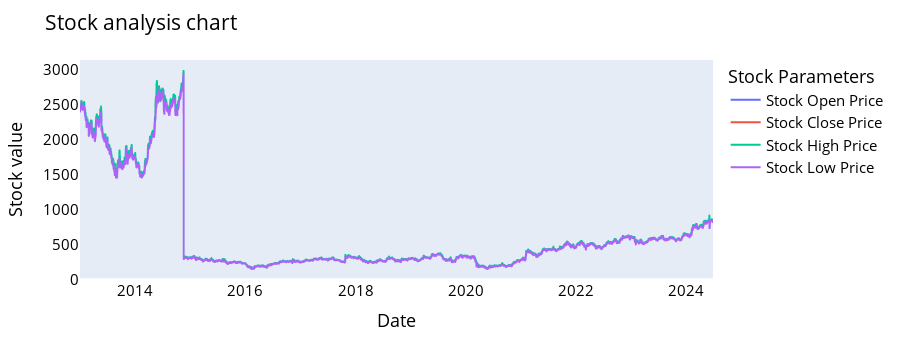

Notebook code cell kept with this figure:
### Code cell
names = cycle(['Stock Open Price','Stock Close Price','Stock High Price','Stock Low Price'])

fig = px.line(maindf, x=maindf.date, y=[maindf['open'], maindf['close'], 
                                          maindf['high'], maindf['low']],
             labels={'date': 'Date','value':'Stock value'})
fig.update_layout(title_text='Stock analysis chart', font_size=15, font_color='black',legend_title_text='Stock Parameters')
fig.for_each_trace(lambda t:  t.update(name = next(names)))
fig.update_xaxes(showgrid=False)
fig.update_yaxes(showgrid=False)

fig.show()

### Figure 1 — Plotly figure (JSON) as saved in the notebook; plotly's stock layout.template omitted (floating-point values rounded to 4 significant figures; data arrays with more than 128 entries replaced by an {"elided": "..."} marker saying what was removed)
{"data": [{"hovertemplate": "variable=open<br>Date=%{x}<br>Stock value=%{y}<extra></extra>", "legendgroup": "open", "line": {"color": "#636efa", "dash": "solid"}, "marker": {"symbol": "circle"}, "mode": "lines", "name": "Stock Open Price", "showlegend": true, "type": "scattergl", "x": {"elided": "2856 str values"}, "xaxis": "x", "y": {"elided": "2856 float values"}, "yaxis": "y"}, {"hovertemplate": "variable=close<br>Date=%{x}<br>Stock value=%{y}<extra></extra>", "legendgroup": "close", "line": {"color": "#EF553B", "dash": "solid"}, "marker": {"symbol": "circle"}, "mode": "lines", "name": "Stock Close Price", "showlegend": true, "type": "scattergl", "x": {"elided": "2856 str values"}, "xaxis": "x", "y": {"elided": "2856 float values"}, "yaxis": "y"}, {"hovertemplate": "variable=high<br>Date=%{x}<br>Stock value=%{y}<extra></extra>", "legendgroup": "high", "line": {"color": "#00cc96", "dash": "solid"}, "marker": {"symbol": "circle"}, "mode": "lines", "name": "Stock High Price", "showlegend": true, "type": "scattergl", "x": {"elided": "2856 str values"}, "xaxis": "x", "y": {"elided": "2856 float values"}, "yaxis": "y"}, {"hovertemplate": "variable=low<br>Date=%{x}<br>Stock value=%{y}<extra></extra>", "legendgroup": "low", "line": {"color": "#ab63fa", "dash": "solid"}, "marker": {"symbol": "circle"}, "mode": "lines", "name": "Stock Low Price", "showlegend": true, "type": "scattergl", "x": {"elided": "2856 str values"}, "xaxis": "x", "y": {"elided": "2856 float values"}, "yaxis": "y"}], "layout": {"font": {"color": "black", "size": 15}, "height": 360, "legend": {"title": {"text": "Stock Parameters"}, "tracegroupgap": 0}, "margin": {"t": 60}, "title": {"text": "Stock analysis chart"}, "xaxis": {"anchor": "y", "autorange": true, "domain": [0, 1], "range": ["2013-01-01", "2024-06-27"], "showgrid": false, "title": {"text": "Date"}, "type": "date"}, "yaxis": {"anchor": "x", "autorange": true, "domain": [0, 1], "range": [-9.014, 3136.0], "showgrid": false, "title": {"text": "Stock value"}, "type": "linear"}}}
